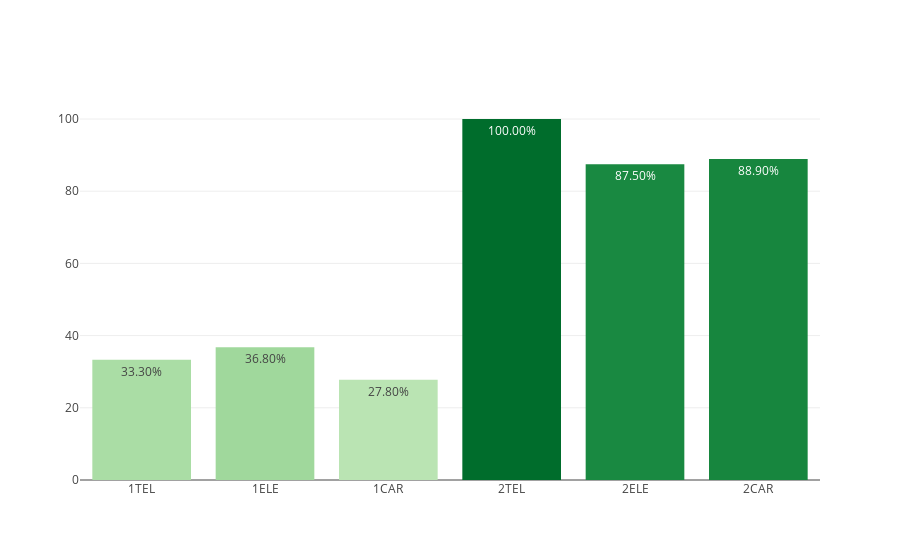

Notebook source saved alongside this figure:
### Markdown cell above
## CICLOS FORMATIVOS DE GRADO MEDIO

### Code cell
dfc_CFGM = loaders.get_data_by_stages(dfc, 'CFGM')
myplotly.bar_simple(dfc_CFGM.index, dfc_CFGM['éxito'])

### Figure 1 — Plotly figure (JSON) as saved in the notebook; plotly's stock layout.template omitted (floating-point values rounded to 4 significant figures)
{"data": [{"hoverinfo": "x+text", "marker": {"color": [33.3, 36.8, 27.8, 100, 87.5, 88.9], "colorscale": [[0, "rgb(186,228,179)"], [0.3333, "rgb(116,196,118)"], [0.6667, "rgb(49,163,84)"], [1, "rgb(0,109,44)"]]}, "text": ["33.30%", "36.80%", "27.80%", "100.00%", "87.50%", "88.90%"], "type": "bar", "uid": "5e86b53f-9086-495b-91c1-8bdba3be70de", "x": ["1TEL", "1ELE", "1CAR", "2TEL", "2ELE", "2CAR"], "y": [33.3, 36.8, 27.8, 100, 87.5, 88.9]}], "layout": {"title": {"text": ""}}}
